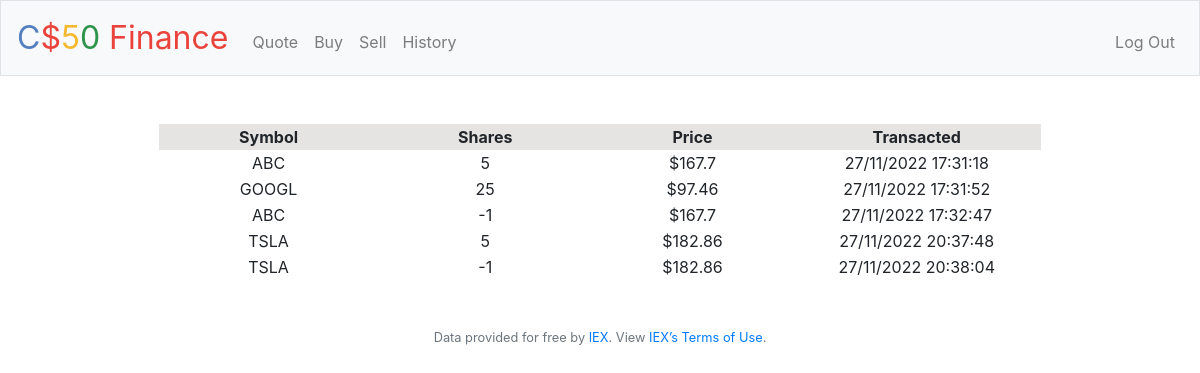
Screenshot of /history (signed in) with the database file from the repository.
### tables this page shows
CREATE TABLE history (
     id INTEGER,
     user_id INTEGER NOT NULL,
     symbol TEXT NOT NULL,
     price NUMERIC NOT NULL,
     date TEXT NOT NULL, shares NUMERIC,
     PRIMARY KEY(id),
     FOREIGN KEY(user_id) REFERENCES users(id)
);

### application.py (the view)
@app.route("/history")
@login_required
def history():
    all_history = db.execute("SELECT * FROM history WHERE user_id = ?", session["user_id"])
    return render_template("history.html", history = all_history)

### application.py (called while the page is built)
@app.after_request
def after_request(response):
    response.headers["Cache-Control"] = "no-cache, no-store, must-revalidate"
    response.headers["Expires"] = 0
    response.headers["Pragma"] = "no-cache"
    return response

### helpers.py (called while the page is built)
def login_required(f):
    @wraps(f)
    def decorated_function(*args, **kwargs):
        if session.get("user_id") is None:
            return redirect("/login")
        return f(*args, **kwargs)
    return decorated_function

### templates/history.html (shortened to what this page needs)
{% extends "layout.html" %}
{% block main %}
        <table>
        <thead>
            <tr>
                <th>Symbol</th>
                <th>Shares</th>
                <th>Price</th>
                <th>Transacted</th>
            </tr>
        </thead>
        <tbody>
            {% for action in history %}
                <tr>
                    <td>{{action['symbol']}}</td>
                    <td>{{action['shares']}}</td>
                    <td>${{action['price']}}</td>
                    <td>{{action['date']}}</td>
                </tr>
            {% endfor %}
        </tbody>
    </table>
{% endblock %}

### static/styles.css (style rules this page uses)
table { margin: auto; }
th { padding-left: 80px; padding-right: 80px; background-color: #E5E4E2; }

### rows the page displays
history: symbol "ABC", shares "5", price "167.7", date "27/11/2022 17:31:18"
history: symbol "GOOGL", shares "25", price "97.46", date "27/11/2022 17:31:52"
history: symbol "ABC", shares "-1", price "167.7", date "27/11/2022 17:32:47"
history: symbol "TSLA", shares "5", price "182.86", date "27/11/2022 20:37:48"
history: symbol "TSLA", shares "-1", price "182.86", date "27/11/2022 20:38:04"
